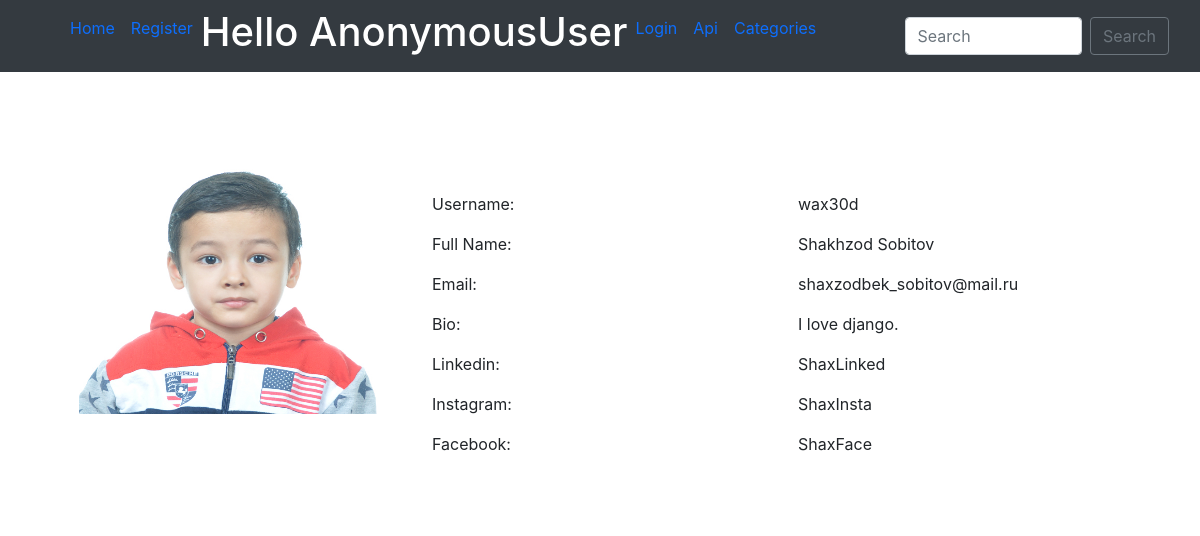
The page /user_profile/1/ on the database its author committed.
### blog/models.py (models this page shows, shortened)
class BlogPost(models.Model):
    title = models.CharField(max_length=255)
    author = models.ForeignKey(User, on_delete=models.CASCADE)
    slug = models.CharField(max_length=130)
    content = models.TextField()
    image = models.ImageField(upload_to="profile_pics", blank=True, null=True)
    dateTime = models.DateTimeField(auto_now_add=True)
    categories = models.ManyToManyField("Category", related_name="posts")

class Profile(models.Model):
    user = models.OneToOneField(User, on_delete=models.CASCADE, blank=True, null=True)
    image = models.ImageField(upload_to="profile_pics", blank=True, null=True)
    bio = models.TextField(blank=True, null=True)
    phone_no = models.IntegerField(blank=True, null=True)
    facebook = models.CharField(max_length=300, blank=True, null=True)
    instagram = models.CharField(max_length=300, blank=True, null=True)
    linkedin = models.CharField(max_length=300, blank=True, null=True)

### blog/views.py (the view)
# urls.py: path("user_profile/<int:myid>/", views.user_profile, name="user_profile"),
def user_profile(request, myid):
    post = BlogPost.objects.filter(id=myid)
    return render(request, "user_profile.html", {'post': post})

### blog/templates/user_profile.html (shortened to what this page needs)
{% extends 'base.html' %}
{% block body %}
    <div class="container profile">
                <form method="post">
                    <div class="row">
                        {% for i in post %}
                        <div class="col-md-4">
                            <div class="profile-img">
                                {% if i.author.profile.image %}
                                <img src="{{i.author.profile.image.url}}" alt="" width="310px" height="270px">
                                {% endif %}
                            </div>
                        </div>
                        <div class="col-md-8">
                            <div class="profile-tab">
                                <div class="tab-pane">
                                    <br><br>
                                            <div class="row">
                                                <div class="col-md-6">
                                                    <label>Username:</label>
                                                </div>
                                                <div class="col-md-6">
                                                    <p>{{i.author}}</p>
                                                </div>
                                            </div>
                                            <div class="row">
                                                <div class="col-md-6">
                                                    <label>Full Name:</label>
                                                </div>
                                                <div class="col-md-6">
                                                    <p>{{i.author.get_full_name}}</p>
                                                </div>
                                            </div>
                                            <div class="row">
                                                <div class="col-md-6">
                                                    <label>Email:</label>
                                                </div>
                                                <div class="col-md-6">
                                                    <p>{{i.author.email}}</p>
                                                </div>
                                            </div>
                                            <div class="row">
                                                <div class="col-md-6">
                                                    <label>Bio:</label>
                                                </div>
                                                <div class="col-md-6">
                                                    <p>{{i.author.profile.bio}}</p>
                                                </div>
                                            </div>
                                            {% if i.author.profile.linkedin %}
                                            <div class="row">
                                                <div class="col-md-6">
                                                    <label>Linkedin:</label>
                                                </div>
                                                <div class="col-md-6">
                                                    <p>{{i.author.profile.linkedin}}</p>
                                                </div>
                                            </div>
                                            {% endif %}
                                            {% if i.author.profile.instagram %}
                                            <div class="row">
                                                <div class="col-md-6">
                                                    <label>Instagram:</label>
                                                </div>
                                                <div class="col-md-6">
                                                    <p>{{i.author.profile.instagram}}</p>
                                                </div>
                                            </div>
                                            {% endif %}
                                            {% if i.author.profile.facebook %}
                                            <div class="row">
                                                <div class="col-md-6">
                                                    <label>Facebook:</label>
                                                </div>
                                                <div class="col-md-6">
                                                    <p>{{i.author.profile.facebook}}</p>
                                                </div>
                                            </div>
                                            {% endif %}
                                            {% endfor %}
                                </div>
                            </div>
                        </div>
                    </div>
                </form>
    </div>
{% endblock %}

### rows shown on the page
BlogPost: author.profile.image (picture), author "wax30d", author.get_full_name "Shakhzod Sobitov", author.email "shaxzodbek_sobitov@mail.ru", author.profile.bio "I love django.", author.profile.linkedin "ShaxLinked", author.profile.instagram "ShaxInsta", author.profile.facebook "ShaxFace"

### other values the page prints
{{ request.user }} "AnonymousUser"
